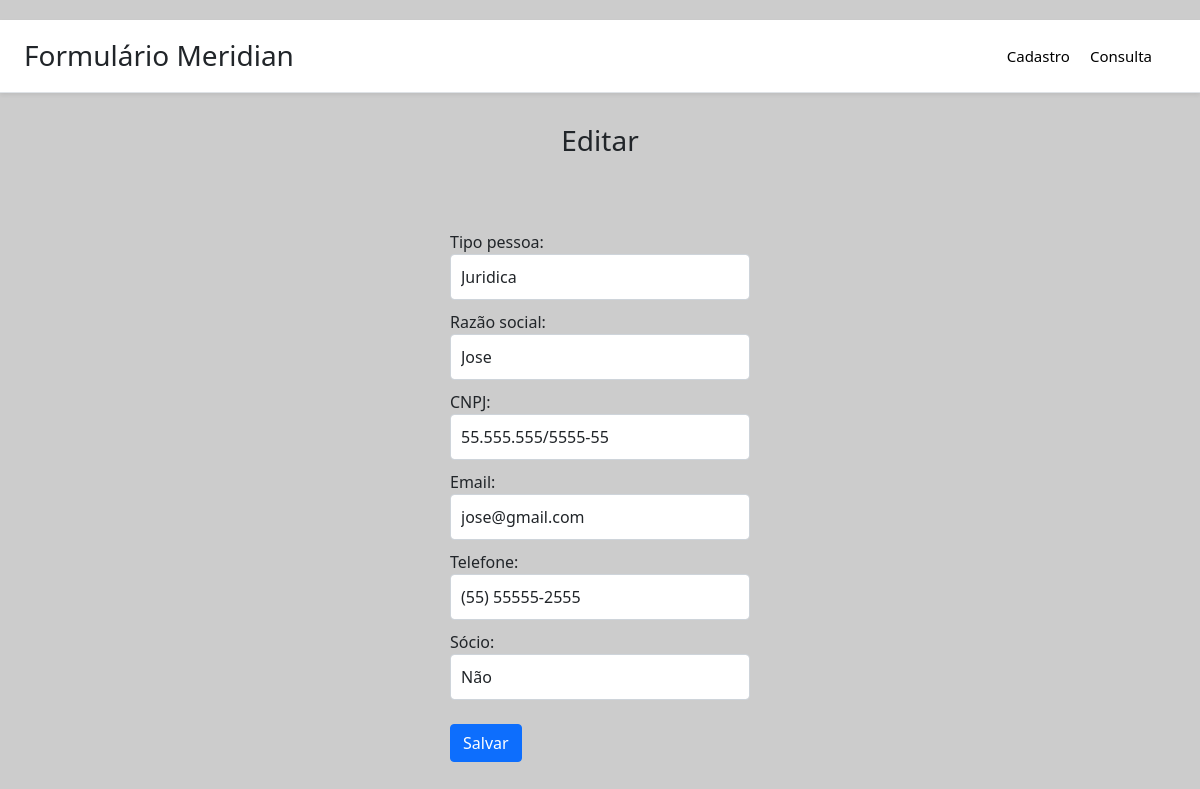
Page /edita.php?id=183 on the committed database.
### tables this page shows
CREATE TABLE IF NOT EXISTS `clientes` (
  `id` int(5) NOT NULL AUTO_INCREMENT,
  `pessoa` varchar(20) NOT NULL,
  `nome` varchar(255) NOT NULL,
  `documento` varchar(20) NOT NULL,
  `email` varchar(255) NOT NULL,
  `telefone` varchar(20) NOT NULL,
  `socio` varchar(10) NOT NULL,
  PRIMARY KEY (`id`)
);

### edita.php (the view, shortened to what this page needs)
<!DOCTYPE html>
<html lang="pt-br">
	<head>
		<link rel="stylesheet" href="./node_modules/bootstrap/dist/css/bootstrap.css">
		<link href="css/bootstrap.css" rel="stylesheet">
		<link href="css/cssStyle.css" rel="stylesheet">
	</head>
	<body>
		<div class="d-flex flex-column flex-md-row align-items-center p-2 px-md-4 mb-3 bg-white border-bottom shadow-sm justify-content-between">
            <h3 class="my-1 mr-md-auto font-weight-normal">Formulário Meridian</h5>
            <div class="p-2 m-2">
                <a class="p-2 btnMenuNav" href="index.php">Cadastro</a>
                <a class="p-2 btnMenuNav" href="consulta.php">Consulta</a>
            </div>
		</div>
        <?php
            include_once('bd/conexao.php');
            $id = filter_input(INPUT_GET, 'id', FILTER_SANITIZE_NUMBER_INT);
            $query = $link->query("select * from clientes where id='$id'");
            while($registro = $query->fetch_assoc()){
                    $pessoa = $registro['pessoa'];
                    $nome = $registro['nome'];
                    $documento = $registro['documento'];
                    $email = $registro['email'];
                    $telefone = $registro['telefone'];
                    $socio = $registro['socio'];
            }
        ?>
		<form class="form-cad cadastro"  id="form_clientes"  action="bd/editabd.php" method="post">
			<div class="text-center mb-4">
				<h1 class="h3 mb-3 font-weight-normal">Editar</h1>
			</div>
			<div class="text-left mb-4">
                <input type="text" id="id" value="<?php echo $id ?>" name="id" hidden> <br><br>
                <div class="divInput">
                    <label for="pessoa">Tipo pessoa: </label>
                    <select class="form-control" id="pessoa" name="pessoa">
                        <option value="Juridica" <?=($pessoa == 'Juridica')?'selected':''?>>Juridica</option>
                    </select>
                </div>
                <div class="divInput">
                    <label for="nome" id="nomePessoa">Nome:</label> <br>
                    <input type="text" class="form-control" id="nome" value="<?php echo $nome ?>" name="nome" maxlength="40">
                </div>
                <div class="divInput">
                    <label for="documento" id="docPessoa">CPF:</label> <br>
                    <input type="text" class="form-control" id="documento" value="<?php echo $documento ?>" name="documento">
                </div>
                <div class="divInput">
                    <label for="email"> Email: </label><br>
                    <input type="text" class="form-control" id="email" value="<?php echo $email ?>" name="email" placeholder="nome@exemplo.com">
                </div>
                <div class="divInput">
                    <label for="telefone"> Telefone: </label><br>
                    <input type="text" class="form-control" id="telefone" value="<?php echo $telefone ?>"  name="telefone" placeholder="(00)00000-0000"
                    onkeypress="$(this).mask('(00) 00000-0000')">
                </div>
                <div class="divInput">
                    <label for="socio">Sócio: </label>
                    <select class="form-control" id="socio" name="socio">
                        <option value="Nao" <?=($socio == 'Nao')?'selected':''?>>Não</option>
                    </select>
                </div>
			</div>
			<input class="btn btn-primary" type="submit" value="Salvar">
		</form>
	</body>
</html>

### css/cssStyle.css (style rules this page uses)
html, body { height: 100%; }
body { display: -ms-flexbox; display: block; -ms-flex-align: center; align-items: center; padding-top: 20px; padding-bottom: 40px; background-color: #ccc }
.form-cad { width: 100%; padding: 15px; margin: auto; }
.cadastro { max-width: 330px; }
.form-cad .form-control { position: relative; box-sizing: border-box; height: auto; padding: 10px; font-size: 16px; }
.divInput { margin-bottom: 10px; }
.btnMenuNav { color: black; font-size: 15px; text-decoration: none; }

### rows in the picture
clientes: pessoa "Juridica", nome "Jose", documento "55.555.555/5555-55", email "jose@gmail.com", telefone "(55) 55555-2555", socio "Não"
